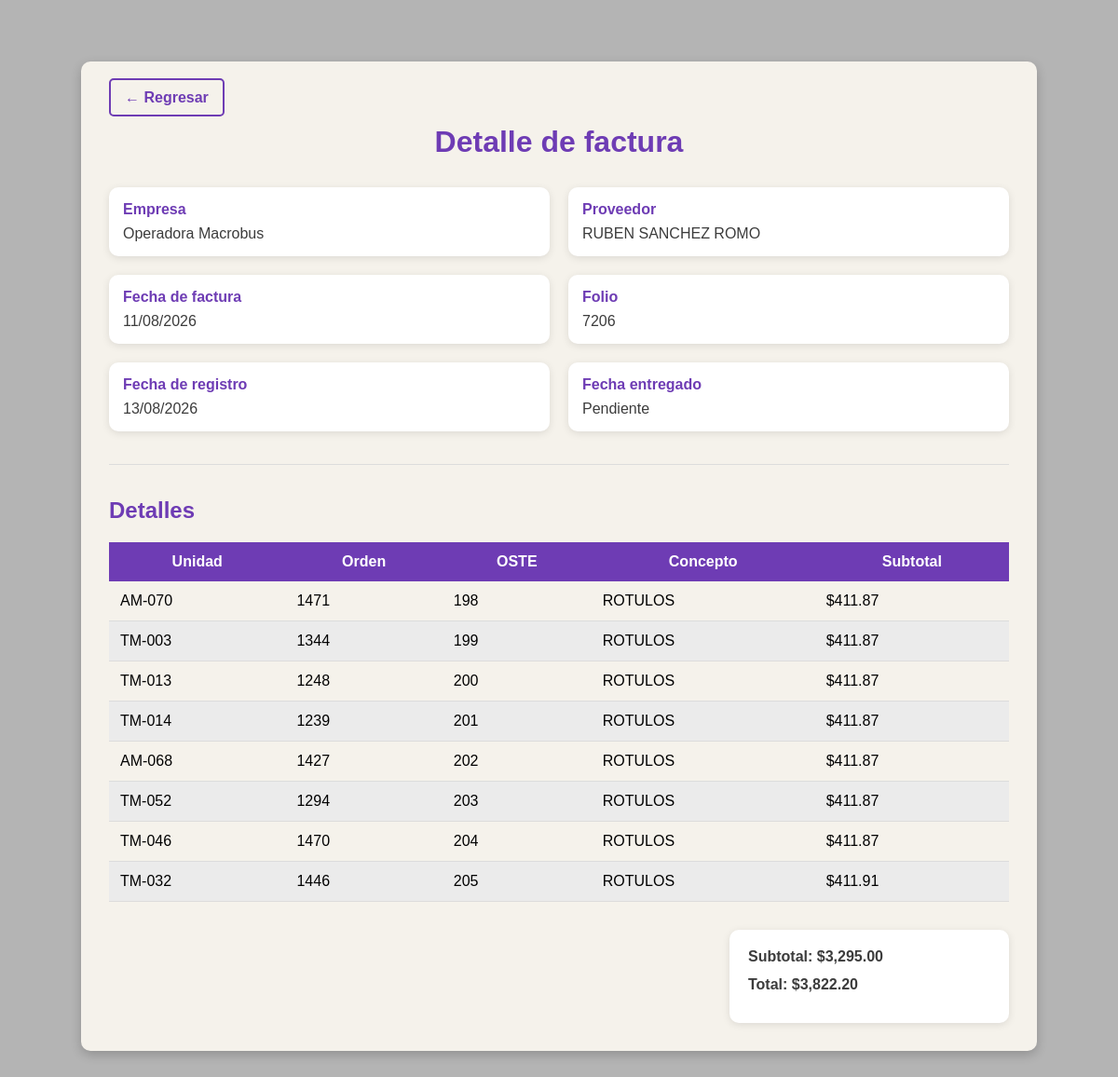
/factura_detalle.php?id=416 (signed in), run on the app's committed database.
### tables this page shows
CREATE TABLE `factura` (
  `id` int(11) NOT NULL,
  `id_empresa` int(11) NOT NULL,
  `id_provedor` int(11) NOT NULL,
  `folio` varchar(20) NOT NULL,
  `fecha` date NOT NULL,
  `total` decimal(10,2) NOT NULL,
  `estado` int(11) NOT NULL DEFAULT 0,
  `fecha_registro` date NOT NULL,
  `fecha_entregado` date DEFAULT NULL
);

CREATE TABLE `empresa` (
  `id` int(11) NOT NULL,
  `nombre` varchar(255) NOT NULL,
  `eliminado` int(1) NOT NULL DEFAULT 0
);

CREATE TABLE `provedores` (
  `id` int(11) NOT NULL,
  `nombre` varchar(255) NOT NULL,
  `irs` int(11) NOT NULL DEFAULT 0,
  `eliminado` int(1) NOT NULL DEFAULT 0
);

CREATE TABLE `detalle_factura` (
  `id` int(11) NOT NULL,
  `concepto` varchar(255) NOT NULL,
  `subtotal` decimal(10,2) NOT NULL,
  `id_autobus` int(11) DEFAULT NULL,
  `id_factura` int(11) NOT NULL,
  `oste` varchar(20) DEFAULT NULL,
  `orden` varchar(20) DEFAULT NULL
);

CREATE TABLE `autobus` (
  `id` int(11) NOT NULL,
  `unidad` varchar(255) NOT NULL,
  `id_empresa` int(11) NOT NULL,
  `eliminado` int(1) NOT NULL DEFAULT 0
);

### factura_detalle.php (the view, shortened to what this page needs)
<?php
$con = conecta();
$id = isset($_GET['id']) ? intval($_GET['id']) : 0;
$sql = "SELECT
            f.*,
            e.nombre AS empresa,
            p.nombre AS proveedor
        FROM factura f
        INNER JOIN empresa e ON f.id_empresa = e.id
        INNER JOIN provedores p ON f.id_provedor = p.id
        WHERE f.id = $id";
$res = $con->query($sql);
$factura = $res->fetch_assoc();
$sql = "SELECT
            d.*,
            a.unidad
        FROM detalle_factura d
        LEFT JOIN autobus a ON d.id_autobus = a.id
        WHERE d.id_factura = $id
        ORDER BY d.id";
$resDetalles = $con->query($sql);
?>
<!DOCTYPE html>
<html lang="es">
<head>
    <link rel="stylesheet" href="css/factura_detalle.css">
</head>
<body>
<div class="contenedor">
    <div class="barra">
        <a href="facturas.php" class="btnRegresar">← Regresar</a>
    </div>
    <h1>Detalle de factura</h1>
    <div class="info">
        <div class="campo">
            <label>Empresa</label>
            <span><?= htmlspecialchars($factura['empresa']) ?></span>
        </div>
        <div class="campo">
            <label>Proveedor</label>
            <span><?= htmlspecialchars($factura['proveedor']) ?></span>
        </div>
        <div class="campo">
            <label>Fecha de factura</label>
            <span><?= date('d/m/Y', strtotime($factura['fecha'])) ?></span>
        </div>
        <div class="campo">
            <label>Folio</label>
            <span><?= htmlspecialchars($factura['folio']) ?></span>
        </div>
        <div class="campo">
            <label>Fecha de registro</label>
            <span><?= date('d/m/Y', strtotime($factura['fecha_registro'])) ?></span>
        </div>
        <div class="campo">
            <label>Fecha entregado</label>
            <span>
                <?php
                if(
                    $factura['fecha_entregado'] &&
                    $factura['fecha_entregado'] != '0000-00-00'
                ){
                    echo date('d/m/Y', strtotime($factura['fecha_entregado']));
                } else {
                    echo 'Pendiente';
                }
                ?>
            </span>
        </div>
    </div>
    <hr>
    <h2>Detalles</h2>
    <table>
        <thead>
            <tr>
                <th>Unidad</th>
                <th>Orden</th>
                <th>OSTE</th>
                <th>Concepto</th>
                <th>Subtotal</th>
            </tr>
        </thead>
        <tbody>
        <?php
        $subtotal = 0;
        while($d = $resDetalles->fetch_assoc()){
            $subtotal += $d['subtotal'];
        ?>
            <tr>
                <td>
                    <?= $d['unidad'] ? htmlspecialchars($d['unidad']) : '-----' ?>
                </td>
                <td><?= htmlspecialchars($d['orden']) ?></td>
                <td><?= htmlspecialchars($d['oste']) ?></td>
                <td><?= htmlspecialchars($d['concepto']) ?></td>
                <td>
                    $<?= number_format($d['subtotal'], 2) ?>
                </td>
            </tr>
        <?php } ?>
        </tbody>
    </table>
    <div class="totales">
        <p>
            Subtotal:
            <span>$<?= number_format($subtotal, 2) ?></span>
        </p>
        <p>
            Total:
            <span>$<?= number_format($factura['total'], 2) ?></span>
        </p>
    </div>
</div>
</body>
</html>

### css/factura_detalle.css (style rules this page uses)
* { margin: 0; padding: 0; box-sizing: border-box; font-family: Arial, Helvetica, sans-serif; }
body { background-color: rgb(180, 180, 180); min-height: 100vh; padding: 30px; margin: 3% 0; }
.contenedor { width: 90%; margin: auto; background-color: rgb(245, 242, 235); border-radius: 10px; padding: 30px; box-shadow: 0px 4px 12px rgba(0, 0, 0, .2); }
h1 { text-align: center; color: rgb(110, 60, 180); margin-bottom: 30px; }
h2 { color: rgb(110, 60, 180); margin-bottom: 20px; }
hr { margin: 35px 0; border: 0; border-top: 1px solid rgb(220, 220, 220); }
.info { display: grid; grid-template-columns: 1fr 1fr; gap: 20px; }
.campo { background-color: white; padding: 15px; border-radius: 10px; box-shadow: 0px 2px 8px rgba(0, 0, 0, .1); }
.campo label { display: block; margin-bottom: 8px; color: rgb(110, 60, 180); font-weight: bold; }
.campo span { color: rgb(60, 60, 60); }
table { width: 100%; border-collapse: collapse; margin-top: 20px; }
th { background-color: rgb(110, 60, 180); color: white; padding: 12px; font-weight: bold; }
td { padding: 12px; border-bottom: 1px solid rgb(220, 220, 220); }
tr:nth-child(even) { background-color: rgb(235, 235, 235); }
.totales { width: 300px; margin-top: 30px; margin-left: auto; background-color: white; padding: 20px; border-radius: 10px; box-shadow: 0px 2px 8px rgba(0, 0, 0, .1); }
.totales p { margin-bottom: 12px; font-weight: bold; color: rgb(60, 60, 60); }
.barra { margin-bottom: 20px; }
.btnRegresar { text-decoration: none; color: rgb(110, 60, 180); border: 2px solid rgb(110, 60, 180); padding: 10px 15px; border-radius: 5px; font-weight: bold; transition: .2s; }

### data on the page
factura: id_empresa.nombre "Operadora Macrobus", id_provedor.nombre "RUBEN SANCHEZ ROMO", fecha "11/08/2026", folio "7206", fecha_registro "13/08/2026", total "3,822.20"
detalle_factura: id_autobus.unidad "AM-070", orden "1471", oste "198", concepto "ROTULOS", subtotal "411.87"
detalle_factura: id_autobus.unidad "TM-003", orden "1344", oste "199", concepto "ROTULOS", subtotal "411.87"
detalle_factura: id_autobus.unidad "TM-013", orden "1248", oste "200", concepto "ROTULOS", subtotal "411.87"
detalle_factura: id_autobus.unidad "TM-014", orden "1239", oste "201", concepto "ROTULOS", subtotal "411.87"
detalle_factura: id_autobus.unidad "AM-068", orden "1427", oste "202", concepto "ROTULOS", subtotal "411.87"
detalle_factura: id_autobus.unidad "TM-052", orden "1294", oste "203", concepto "ROTULOS", subtotal "411.87"
detalle_factura: id_autobus.unidad "TM-046", orden "1470", oste "204", concepto "ROTULOS", subtotal "411.87"
detalle_factura: id_autobus.unidad "TM-032", orden "1446", oste "205", concepto "ROTULOS", subtotal "411.91"

### other printed values
$subtotal "3,295.00"
